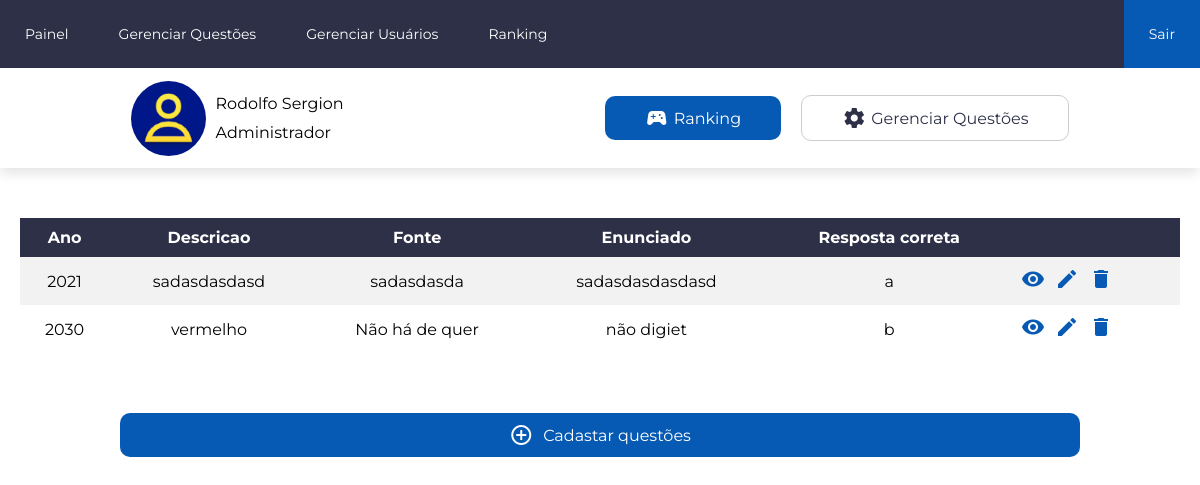
The app's page /adm/gerenciarQuestoes.php (signed in) with its own data.
### tables this page shows
CREATE TABLE `administrador` (
  `id_adm` int(11) NOT NULL,
  `nome` varchar(100) NOT NULL,
  `sobrenome` varchar(100) NOT NULL,
  `email` varchar(255) NOT NULL,
  `senha` varchar(255) NOT NULL,
  `apelido` varchar(100) NOT NULL,
  `foto` text NOT NULL
);

CREATE TABLE `questao` (
  `id_questao` int(11) NOT NULL,
  `ano` int(4) NOT NULL,
  `descricao` text NOT NULL,
  `descricao_fonte` text NOT NULL,
  `enunciado` text NOT NULL,
  `alternativaA` text NOT NULL,
  `alternativaB` text NOT NULL,
  `alternativaC` text NOT NULL,
  `alternativaD` text NOT NULL,
  `alternativaE` text NOT NULL,
  `respostaCorreta` char(1) NOT NULL
);

### backend/dao/UserDAO.php (called while the page is built, shortened)
<?php
class UserDAO implements IUserDAO
{
    private $Conn;
    public function __construct(PDO $conn)
    {
        $this->Conn = $conn;
    }
    public function getDadosADM($id_usuario)
    {
        $stmt = $this->Conn->prepare("SELECT * FROM administrador WHERE id_adm = :id_usuario");
        $stmt->bindParam(":id_usuario", $id_usuario);
        $stmt->execute();
        $row = $stmt->fetch(PDO::FETCH_ASSOC);
        return $row;
    }
}

### backend/dao/QuestaoDAO.php (called while the page is built, shortened)
<?php
class QuestaoDAO implements IQuestaoDAO
{
    private $Conn;
    public function __construct(PDO $conn)
    {
        $this->Conn = $conn;
    }
    public function buscarTodasQuestoes()
    {
        $stmt = $this->Conn->prepare("SELECT * FROM  questao");
        $stmt->execute();
        $row = $stmt->fetchAll(PDO::FETCH_ASSOC);
        return $row;
    }
}

### adm/gerenciarQuestoes.php (the view, shortened to what this page needs)
<?php
require_once("../content/painel.php");
require_once("../backend/dao/QuestaoDAO.php");
$questoes = new QuestaoDAO($conn);
$todasQuestoes = $questoes->buscarTodasQuestoes();
?>
<main class="gerenciarQuestoes-container">
    <div class="ranking-table">
        <table class="table">
            <thead>
                <tr>
                    <th>Ano</th>
                    <th>Descricao</th>
                    <th>Fonte</th>
                    <th>Enunciado</th>
                    <th>Resposta correta</th>
                    <th></th>
                </tr>
            </thead>
            <tbody>
                <?php foreach ($todasQuestoes as $questoes) : ?>
                    <tr>
                        <td><?= $questoes["ano"] ?></td>
                        <td><?= $questoes["descricao"] ?></td>
                        <td><?= $questoes["descricao_fonte"] ?></td>
                        <td><?= $questoes["enunciado"] ?></td>
                        <td><?= $questoes["respostaCorreta"] ?></td>
                        <td class="actions">
                            <a href="../adm/visualizarQuestao.php?id=<?= $questoes["id_questao"] ?>" class="actionslinks"><i class="material-icons">visibility</i></a>
                            <a href="../adm/editarQuestao.php?id=<?= $questoes["id_questao"] ?>" class="actionslinks"><i class="material-icons">edit</i></a>
                            <form action="../backend/bd_questoes.php" method="POST">
                                <button class="actionslinks"><i class="material-icons">delete</i></button>
                            </form>
                        </td>
                    </tr>
                <?php endforeach ?>
            </tbody>
        </table>
    </div>
    <div class="btnInserir-container">
        <a class="btnGerencia" href="inserirQuestoes.php"><i class="material-icons">control_point</i> Cadastar questões</a>
    </div>
</main>

### content/painel.php (shortened to what this page needs)
<?php
require_once("header.php");
require_once("../backend/conexao.php");
require_once("../backend/dao/UserDAO.php");
$userDAO = new UserDAO($conn);
if (!isset($_SESSION)) {
    session_start();
} else {
    $id = $_SESSION["id_usuario"];
    $adm = $_SESSION["adm"];
    if ($adm == false) {
        $Usuario = $userDAO->getDados($id);
    } else {
        $Usuario = $userDAO->getDadosADM($id);
    }
}
?>
<div id="userMenu-container">
    <div id="userDetails">
        <img src="../img/fotos_perfil/<?= $Usuario["foto"];?>" id="userImg" alt="fotoperfil" name="foto">
        <div id="userDetails-txt">
            <p><?= $Usuario['nome'] ?> <?= $Usuario['sobrenome'] ?></p>
            <?php if ($adm == false) : ?>
                <p>Pontos: <?= $Usuario['pontos'] ?></p>
            <?php else : ?>
                <p>Administrador</p>
            <?php endif ?>
        </div>
    </div>
    <div id="userActions">
        <a href="../pages/ranking.php" class="action-link"><i class="material-icons">sports_esports</i> Ranking</a>
        <?php if ($adm == false) : ?>
            <a href="../pages/perfil.php" class="action-link"><i class="material-icons">account_circle</i>Perfil</a>
        <?php else : ?>
            <a href="../adm/gerenciarQuestoes.php" class="action-link"><i class="material-icons">settings</i>Gerenciar Questões</a>
        <?php endif ?>
    </div>
</div>

### css/style.css (style rules this page uses)
* { font-family: 'Montserrat', sans-serif; box-sizing: border-box; padding: 0; margin: 0; }
#userMenu-container { justify-content: space-around; align-items: center; width: 100%; height: 100px; background-color: #ffffff; box-shadow: -1px 7px 11px -1px rgba(0, 0, 0, 0.1); }
#userDetails, #user, #userMenu-container, #userActions, .action-link { display: flex; }
#userDetails { align-items: center; gap: 10px; }
#userImg { width: 75px; height: 75px; border-radius: 50%; }
#userDetails-txt p { margin: 10px 0; }
#userActions { gap: 20px; }
.action-link, #userActions { align-items: center; }
.action-link { text-decoration: none; padding: 10px 40px; border-radius: 10px; transition: 0.3s; }
.action-link:first-child { color: #fff; background-color: #075AB3; }
.action-link:last-child { color: #2D3047; border: 1px solid #ccc; }
.action-link i { margin-right: 5px; }
.btnGerencia { padding: 10px 0; width: 80%; text-decoration: none; background-color: #075AB3; color: #fff; border-radius: 10px; transition: 0.3s; margin: 10px 0 50px 0; display: flex; align-items: center; justify-content: center; gap: 10px; cursor: pointer; }
.ranking-table { width: 100%; display: flex; justify-content: center; margin: 50px 0; }
.ranking-table .table { margin: 0 20px; width: 100%; border-collapse: collapse; }
.ranking-table td { text-align: center; }
tr:nth-child(odd) { background-color: #f2f2f2; }
th, td { padding: 10px; border-bottom: 1px solid #94958B solid #ddd; }
th { background-color: #2D3047; color: #fff }
.gerenciarQuestoes-container { flex-direction: column; display: flex; justify-content: center; align-items: center; }
.actions { display: flex; gap: 10px; }
.actionslinks { text-decoration: none; border: none; background-color: transparent; color: #075AB3; transition: 0.3s; }
.btnInserir-container { display: flex; justify-content: center; width: 100%; }

### records on screen
administrador: foto (placeholder picture), nome "Rodolfo", sobrenome "Sergion"
questao: ano "2021", descricao "sadasdasdasd", descricao_fonte "sadasdasda", enunciado "sadasdasdasdasd", respostaCorreta "a"
questao: ano "2030", descricao "vermelho", descricao_fonte "Não há de quer", enunciado "não digiet", respostaCorreta "b"
